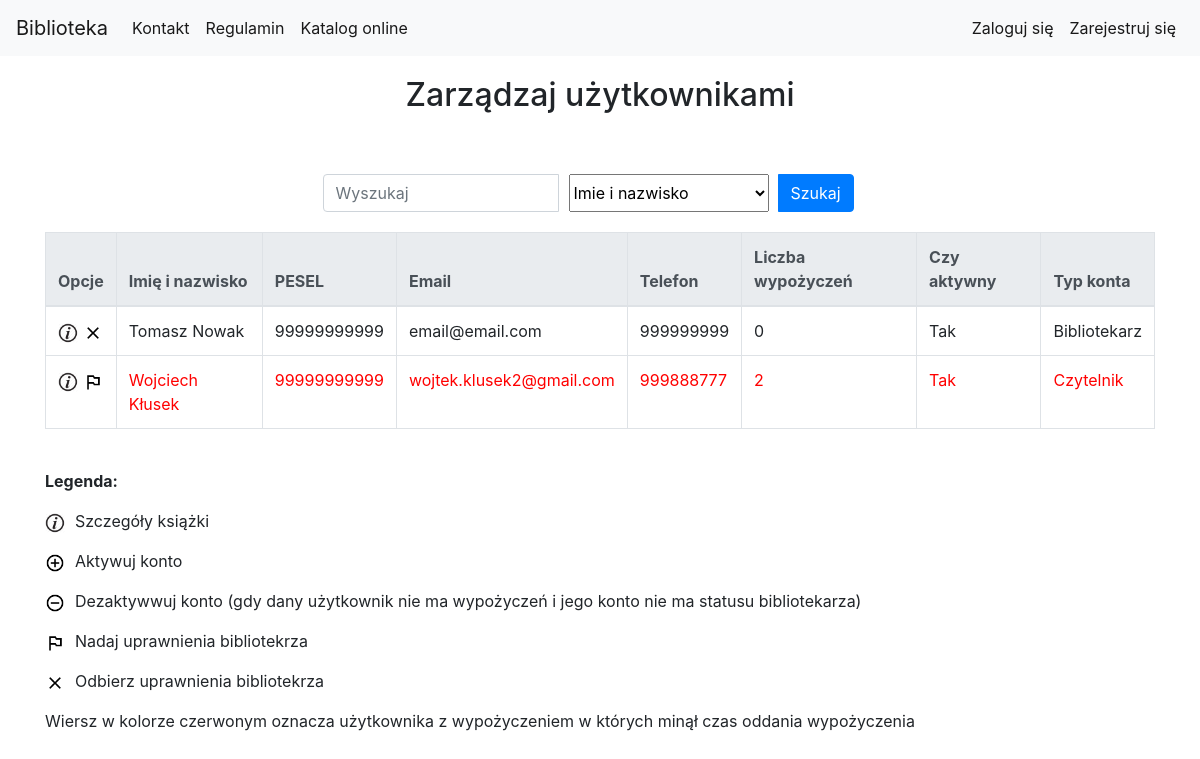
Before: /library/users_list/ with the older database file.
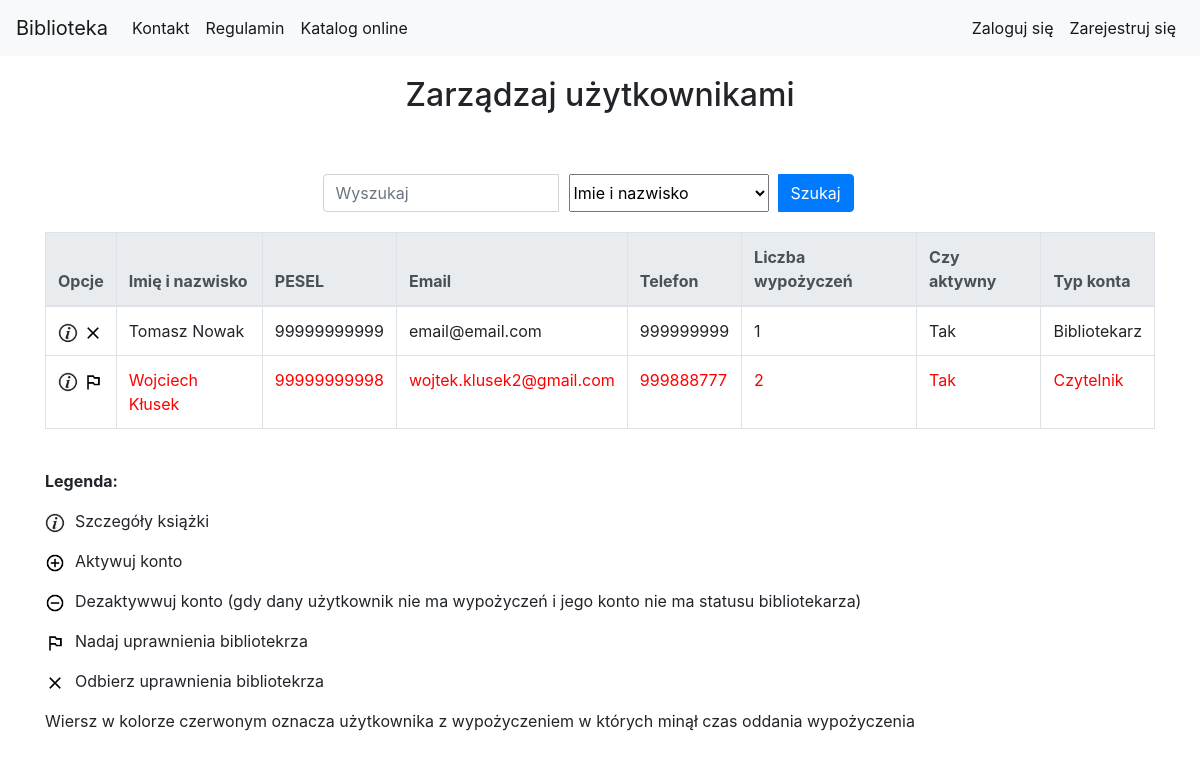
After: the same page with the newer database file.
### library_app/models.py (models this page shows, shortened)
class UserProfileInfo(models.Model):
    user = models.OneToOneField(User,verbose_name='Użytkownik', related_name='user_profile')
    pesel = models.CharField(max_length=11, verbose_name='PESEL')
    street = models.CharField(max_length=200, verbose_name='Ulica')
    city = models.CharField(max_length=200, verbose_name='Miasto')
    phone = models.CharField(max_length=20, verbose_name='Telefon')
    post_code = models.CharField(max_length=6, verbose_name='Kod pocztowy')
    house_number = models.CharField(max_length=20, verbose_name='Numer domu')
    can_borrow = models.BooleanField(default=True, verbose_name='Czy może wypożyczać?')

### library_app/views.py (the view)
class UsersListView(LoginRequiredMixin, SuperuserRequiredMixin, generic.ListView):
    login_url = reverse_lazy('no_permission')
    model = models.UserProfileInfo
    paginate_by = 10
    context_object_name = "users_profile_list" #w templatce teraz user_list zamiast user_list_set
    template_name = 'library_app/users_list.html'
    def get_queryset(self):
        search_query = self.request.GET.get("search_query")
        search_type = self.request.GET.get("search_type")
        if search_query is not None:
            if search_type == "full_name":
                return models.UserProfileInfo.objects.filter(user__first_name__icontains=search_query) | models.UserProfileInfo.objects.filter(user__last_name__icontains=search_query)
            elif search_type == "phone":
                authors_result = models.UserProfileInfo.objects.filter(phone__icontains=search_query)
                return authors_result
            elif search_type == "pesel":
                return models.UserProfileInfo.objects.filter(pesel__icontains=search_query)
        else:
            return models.UserProfileInfo.objects.all()

### library_app/templatetags/custom_tags.py (called while the page is built)
@register.simple_tag(name='get_borrow_by_user_count')
def get_borrow_by_user_count(user_obj):
    return models.Borrow.objects.filter(user=user_obj).count()

@register.simple_tag(name='have_any_borrows_with_exceeded_receive_date')
def have_any_borrows_with_exceeded_receive_date(user_obj):
    for borrow in models.Borrow.objects.filter(user=user_obj):
        if borrow.is_date_exceeded:
            return True
    return False

### library_app/templates/library_app/users_list.html (shortened to what the changed rows need)
{% extends "base.html" %}
{% load static %}
{% load custom_tags %}
{% block body_block %}
<div class="container">
    <div class="page-title">
        <h2>Zarządzaj użytkownikami</h2>
    </div>
      <table class="table table-bordered table-hover">
            <thead class="thead-light">
                <tr>
                    <th scope="col">Opcje</th>
                    <th scope="col">Imię i nazwisko</th>
                    <th scope="col">PESEL</th>
                    <th scope="col">Email</th>
                    <th scope="col">Telefon</th>
                    <th scope="col">Liczba wypożyczeń</th>
                    <th scope="col">Czy aktywny</th>
                    <th scope="col">Typ konta</th>
                </tr>
            </thead>
            <tbody>
            {% for user_profile_obj in users_profile_list %}
                {% get_borrow_by_user_count user_profile_obj.user as user_obj_borrow_count %}
                {% have_any_borrows_with_exceeded_receive_date user_profile_obj.user as have_borrows_with_exceeded_receive_date %}
                {% if have_borrows_with_exceeded_receive_date %}
                    <tr style="color:red">
                {% else %}
                    <tr>
                {% endif %}
                        <td>
                            <a href="{% url 'library_app:user_borrows' pk=user_profile_obj.user.pk %}"><img src="{% static 'website_icons/info_ico.png' %}" alt="Szczegóły" width="20" height="20"></a>
                            {% if user_profile_obj.user.is_active == True and user_profile_obj.user.is_superuser == False %}
                                <a href="{% url 'library_app:user_grant' pk=user_profile_obj.pk %}"><img src="{% static 'website_icons/grant_to_librarian_ico.png' %}" alt="Nadaj uprawnienia bibliotekrza" width="20" height="20"></a>
                            {% endif %}
                            {% if user.id is not user_profile_obj.user.id and user_profile_obj.user.is_active == True and user_profile_obj.user.is_superuser == True %}
                                <a href="{% url 'library_app:get_rights' pk=user_profile_obj.pk %}"><img src="{% static 'website_icons/get_librarian_rights_ico.png' %}" alt="Odebranie uprawnienia bibliotekrza" width="20" height="20"></a>
                            {% endif %}
                        </td>
                        <td>{{user_profile_obj.user.get_full_name}}</td>
                        <td>{{user_profile_obj.pesel}}</td>
                        <td>{{user_profile_obj.user.email}}</td>
                        <td>{{user_profile_obj.phone}}</td>
                        <td>{{user_obj_borrow_count}}</td>
                        <td>
                            {% if user_profile_obj.user.is_active %}
                                Tak
                            {% else %}
                                Nie
                            {% endif %}
                        </td>
                        <td>
                            {% if user_profile_obj.user.is_superuser %}
                                Bibliotekarz
                            {% else %}
                                Czytelnik
                            {% endif %}
                        </td>
                    </tr>
            {% endfor %}
            </tbody>
        </table>
</div>
{% endblock %}

Changed rows visible on the page:
computed for UserProfileInfo "Tomasz Nowak": user_obj_borrow_count "0" → "1"
changed UserProfileInfo "Wojciech Kłusek": pesel "99999999999" → "99999999998"
